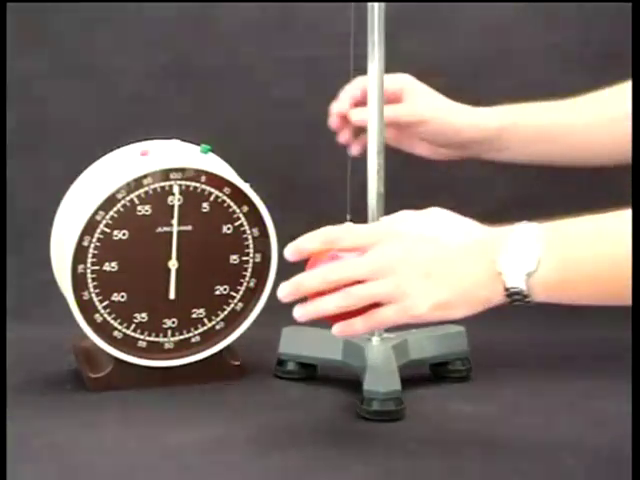
#> input picture GravityValue_from_Video/Imagenes_from_Video/scene00146.png, 640 x 480 px, given in place of scene00236.png, which was not available
$ python Proyecto.py   (Python 2 division)
#> lines starting #> are read from the running program, lines starting #| are printed output that depends on the picture; after the words box and inside, x2 and y2 are one past the last pixel; in counts of white or black regions, pixels touching at a corner belong together; pictures that were not available may be replaced by others from this repository, and a replacement may not be noted
#!/usr/bin/python
# -*- coding_ utf8 -*-

# Autor: Feelix Ernesto Charry Pastrana
# Correo: feecharrypa@unal.edu.co
# 2019 07 23
#
# This code analyzes determine the value of the gravity (g)
# using images extracted from the video
#
# PeenduloSimple_DeterminacioonDeLaAceleracioonDeLa Gravedad.flv
#
# A set of images corresponding to a fixed length of
# the simple pendulum. The length and the corresponding images
# are in the vector L and Puntos, respectively.

from pylab import *
import numpy as np
import scipy
import scipy.ndimage as nd
import matplotlib.pyplot as plt
import math
from scipy.fftpack import fft, fftfreq
from collections import Counter
from numpy import polyval, polyfit

OmegCuadrados=[]

# These lenghts appear on the video. Uncertainty = +- 1 cm
L = [46.8, 59, 66, 78.5, 83]
InversoLongitudes = [100./46.8, 100./59, 100./66, 100./78.5, 100./83]

# Number in the image data
Puntos = [[236,1256],[1516,2761],[3016,4381],[4711,6151],[6401,7776]]


def Pendulo(NoImagMin,NoImagMax):

#> called with NoImagMin = 236, NoImagMax = 1256
    tempo = 5
    # "tempo" is 5 because is the number of photographs per seconds
    NoImagenes = (NoImagMax-NoImagMin)/tempo;
    Tutto=np.zeros(NoImagenes+1)

    for k in range(NoImagMin,NoImagMax + 1,tempo):
        if k<1000:
            Bola1=imread("./Imagenes_from_Video/scene00"+str(k)+".png")
#> Bola1 is the input picture: shape (480, 640, 3) float32; mean R, G, B 0.46, 0.415, 0.395
        else:
            Bola1=imread("./Imagenes_from_Video/scene0"+str(k)+".png")

        # Applying some filters to prepare the image for the
        # Calculus of "Center of Mass"
        Ce = np.array((0.9, 0.5, 0.45))
        S= Bola1-Ce
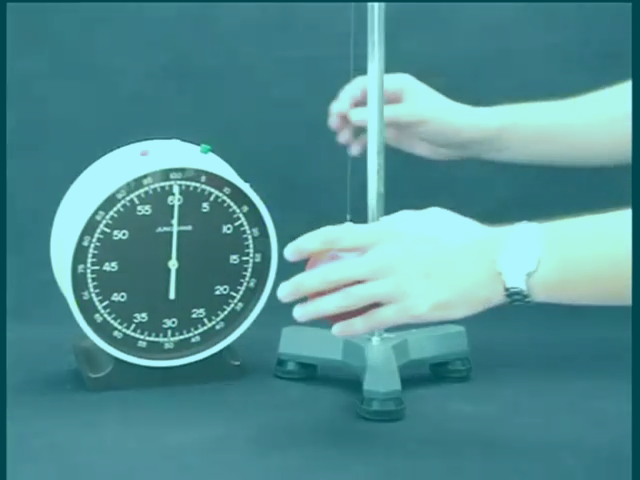
#> S: shape (480, 640, 3) float64; mean R, G, B -0.44, -0.0856, -0.0557; drawn with min black and max white
        D = np.sqrt((S**2).sum(axis=2))
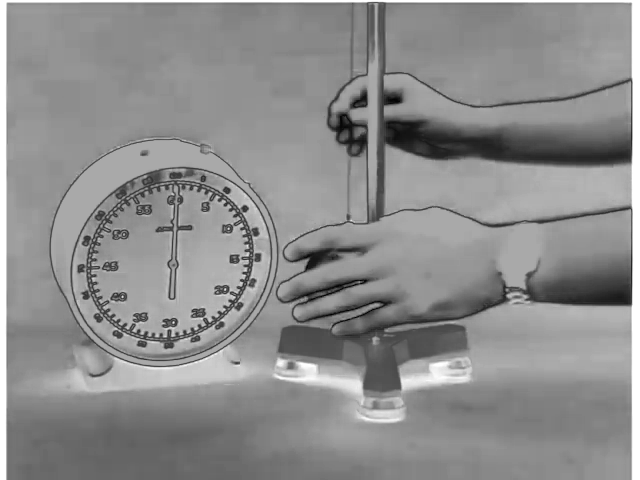
#> D: shape (480, 640) float64; min 0.00404, max 1.12, mean 0.627; drawn with min black and max white
        Gris = Bola1[:,:,0].astype("float")
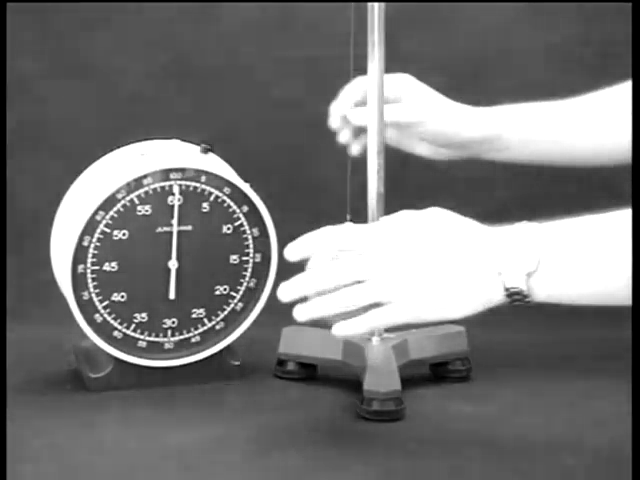
#> Gris: shape (480, 640) float64; min 0, max 1, mean 0.46
        GrisBin= np.where(D<0.2,1,0)
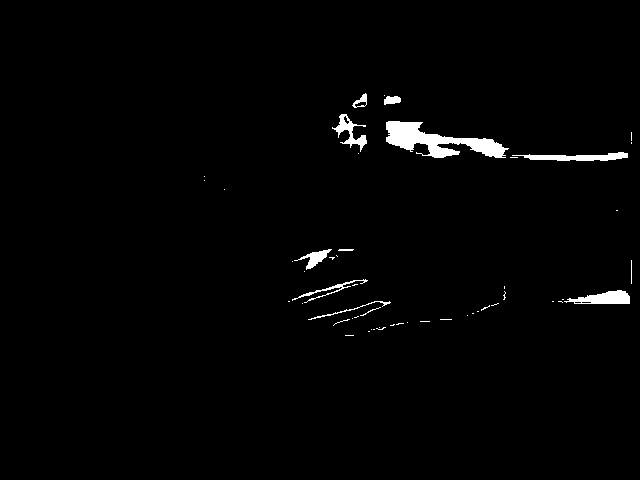
#> GrisBin: shape (480, 640) int64; values 0 (black) and 1 (white), 1.5% white; 52 white regions (40 under 20 px), largest, box (x1, y1, x2, y2) and area: (386, 121, 509, 158) 2036, (512, 152, 628, 161) 579, (564, 290, 630, 304) 577
        Filtro = nd.median_filter(GrisBin, (7,7))
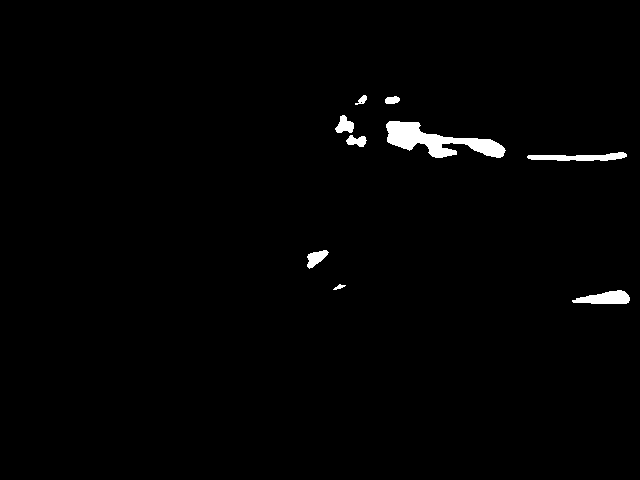
#> Filtro: shape (480, 640) int64; values 0 (black) and 1 (white), 1.3% white; 9 white regions, largest, box (x1, y1, x2, y2) and area: (386, 121, 506, 158) 1997, (527, 152, 627, 161) 548, (572, 290, 630, 304) 546
        FiltroNumber,n = nd.label(Filtro)
#> FiltroNumber: shape (480, 640) int32; 10 distinct labels, from 0 to 9
#> n = 9
        # Center of mass
        Elementos  = np.zeros(n+1)
#> Elementos = [0, 0, 0, 0, 0, 0, 0, 0, 0, 0]

        for i in range(0,480):
            counts = np.bincount( list(map(float, FiltroNumber[i])))
            longitud = len(counts)
            for j in range(1,longitud):
                a = counts[j]
                Elementos[j] = a + Elementos[j]
#> after the loop, Elementos = [0, 61, 95, 218, 1997, 162, 548, 230, 37, 546]
        max = np.max(Elementos)
#> max = 1997
        for l in range(1,n+1):
            if Elementos[l]==max:
                b = l
        # Measure the position of Center of Mass of the ball
        MassCenter = nd.measurements.center_of_mass(Filtro,FiltroNumber,b)
#> MassCenter = (140.5, 436.8)
        # Adding the position of Center of Mass in Tutto
        Tutto[(k-NoImagMin)/tempo]=MassCenter[1]

    # Finding the frecuency using Fourier Transform
    FFT = np.fft.fft(Tutto)
    L0 = len(FFT)
    b=ceil(L0*0.5)

    FFT[0]=0
    FFT[b:L0] = 0

    FFT = abs(FFT)
    MaxFFT = np.max(FFT)

    Lol2=np.argmax(FFT)
    # Converting "image" frecuency to "real" frecuency (seconds -1)
    OmegaCuad = float((Lol2*tempo*tempo*10/(NoImagMax-NoImagMin))**2)
    return OmegaCuad

# Here is where the program starts
print '\n -------------------------------'
print '\n Program: find the gravity value from images extract form a YouTube video \n'
print '\n Autor: F. E. Charry-Pastrana, feecharrypa@unal.edu.co '
print '\n -------------------------------'

for i in range(0,len(InversoLongitudes),1):
    print '\nEl programa se encuentra corriendo sobre las '
    print 'imagenes correspondientes a la longitud de ',
    print L[i], 'cm'
    NoImagMin=Puntos[i][0]
    NoImagMax=Puntos[i][1]
    # Calling the function
#> (the run stopped early here; a loop or call above may not have finished)

$ run again, on GravityValue_from_Video/Imagenes_from_Video/scene00481.png
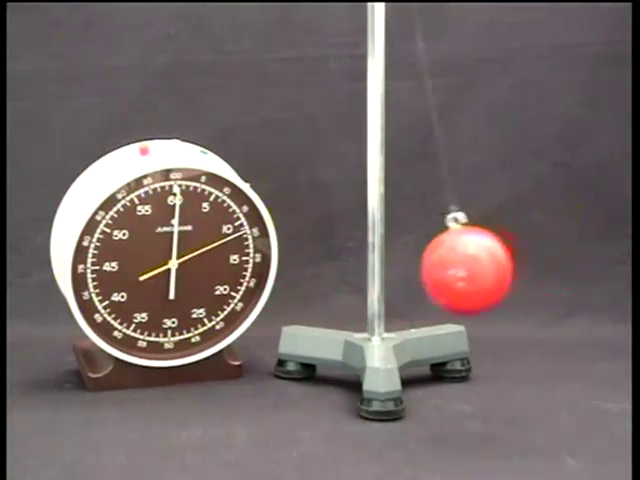
#> input picture GravityValue_from_Video/Imagenes_from_Video/scene00481.png, 640 x 480 px, given in place of scene00236.png, which was not available
#> in Pendulo, Bola1 is the input picture: shape (480, 640, 3) float32; mean R, G, B 0.45, 0.403, 0.4
#> in Pendulo, `GrisBin= np.where(D<0.2,1,0)`:
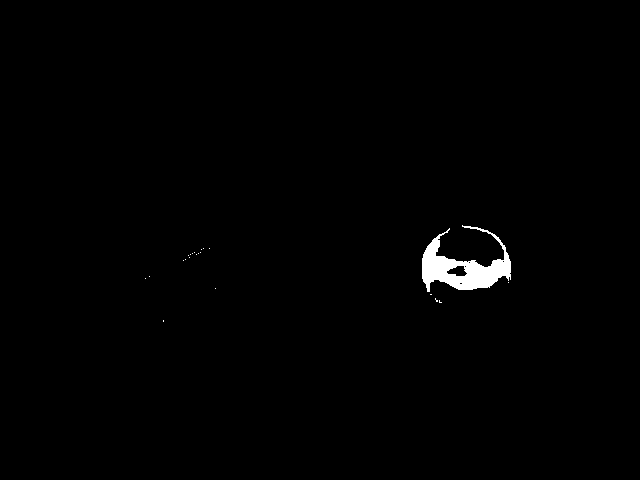
#> GrisBin: shape (480, 640) int64; values 0 (black) and 1 (white), 0.82% white; 22 white regions (21 under 20 px), largest, box (x1, y1, x2, y2) and area: (422, 225, 511, 292) 2475
#> in Pendulo, `Filtro = nd.median_filter(GrisBin, (7,7))`:
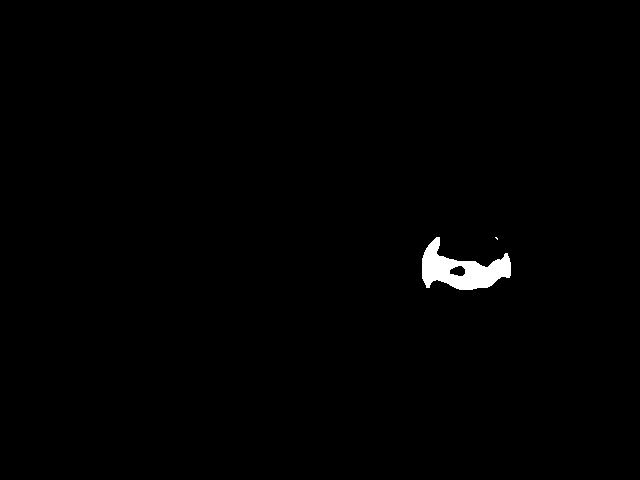
#> Filtro: shape (480, 640) int64; values 0 (black) and 1 (white), 0.76% white; 2 white regions (1 under 20 px), largest, box (x1, y1, x2, y2) and area: (422, 237, 511, 290) 2337
#> FiltroNumber: shape (480, 640) int32; 3 distinct labels, from 0 to 2
#> n = 2
#> after the loop in Pendulo, `for i in range(0,480):`: Elementos = [0, 2337, 5]
#> max = 2337
#> MassCenter = (269.8, 461.3)
